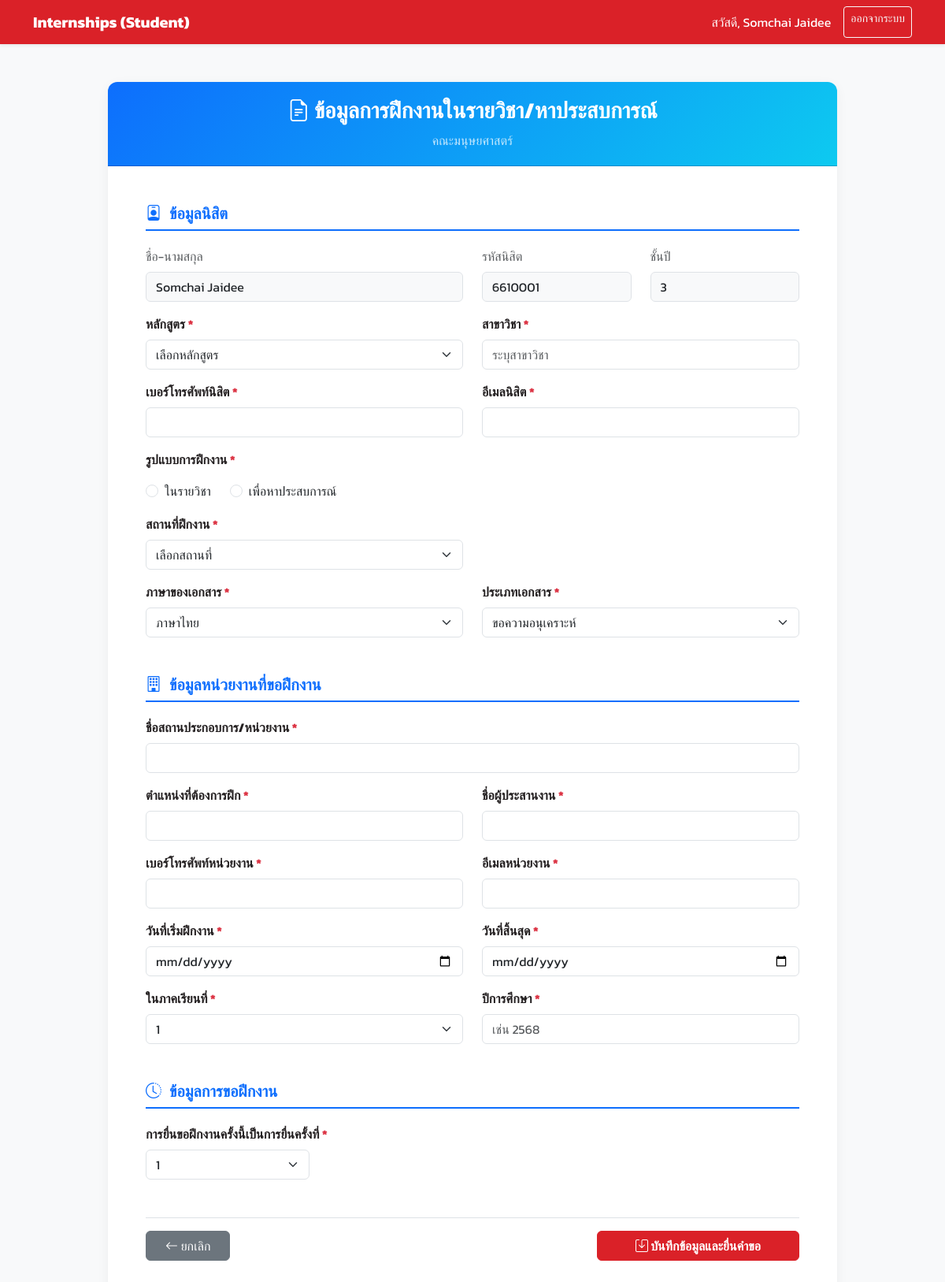
Screenshot of /student_request.php (signed in) with the database file from the repository.
### tables this page shows
CREATE TABLE `users` (
  `id` int(11) NOT NULL AUTO_INCREMENT,
  `username` varchar(50) NOT NULL UNIQUE,
  `password` varchar(255) NOT NULL,
  `role` enum('student','staff','teacher') NOT NULL,
  `first_name` varchar(100) NOT NULL,
  `last_name` varchar(100) NOT NULL,
  `title` varchar(50) DEFAULT NULL,
  `year_level` int(11) DEFAULT NULL,
  `profile_image` varchar(255) DEFAULT NULL,
  `education` text DEFAULT NULL,
  PRIMARY KEY (`id`)
);

### student_request.php (the view, shortened to what this page needs)
<?php
include 'config.php';
$student_id = $_SESSION['user_id'];
$success = false;
$user_sql = "SELECT * FROM users WHERE id = '$student_id'";
$user_res = $conn->query($user_sql);
$user_data = $user_res->fetch_assoc();
?>
<!DOCTYPE html>
<html lang="th">
<head>
    <link href="https://cdn.jsdelivr.net/npm/bootstrap@5.3.0/dist/css/bootstrap.min.css" rel="stylesheet">
    <link rel="stylesheet" href="https://cdn.jsdelivr.net/npm/bootstrap-icons@1.10.5/font/bootstrap-icons.css">
    <link rel="stylesheet" href="swu-theme.css">
</head>
<body>
<nav class="navbar navbar-expand-lg navbar-dark bg-primary shadow-sm">
  <div class="container">
    <a class="navbar-brand fw-bold" href="student_dashboard.php">Internships (Student)</a>
    <div class="d-flex">
        <span class="navbar-text text-white me-3">สวัสดี, <?= $_SESSION['name'] ?></span>
        <a href="logout.php" class="btn btn-outline-light btn-sm">ออกจากระบบ</a>
    </div>
  </div>
</nav>
<div class="container mt-5 mb-5">
    <div class="row justify-content-center">
        <div class="col-lg-10">
            <div class="card card-custom">
                <div class="card-header card-header-custom">
                    <h3 class="fw-bold mb-0 text-center"><i class="bi bi-file-earmark-text"></i> ข้อมูลการฝึกงานในรายวิชา/หาประสบการณ์</h3>
                    <p class="text-center mb-0 mt-2 opacity-75">คณะมนุษยศาสตร์</p>
                </div>
                <div class="card-body p-5">
                    <?php if($success): ?>
                        <div class="alert alert-success text-center py-4" role="alert">
                            <i class="bi bi-check-circle-fill" style="font-size: 3rem;"></i><br>
                            <h4 class="mt-3">บันทึกข้อมูลเรียบร้อยแล้ว</h4>
                            <a href="student_dashboard.php" class="btn btn-success mt-3 px-4">กลับสู่หน้าหลัก</a>
                        </div>
                    <?php else: ?>
                        <form method="POST" action="" class="needs-validation" novalidate>
                            <h5 class="form-section-title"><i class="bi bi-person-badge"></i> ข้อมูลนิสิต</h5>
                            <div class="row mb-3">
                                <div class="col-md-6">
                                    <label class="form-label text-muted">ชื่อ-นามสกุล</label>
                                    <input type="text" class="form-control bg-light" value="<?= htmlspecialchars($user_data['first_name'] . ' ' . $user_data['last_name']) ?>" readonly>
                                </div>
                                <div class="col-md-3">
                                    <label class="form-label text-muted">รหัสนิสิต</label>
                                    <input type="text" class="form-control bg-light" value="<?= htmlspecialchars($user_data['username']) ?>" readonly>
                                </div>
                                <div class="col-md-3">
                                    <label class="form-label text-muted">ชั้นปี</label>
                                    <input type="text" class="form-control bg-light" value="<?= htmlspecialchars($user_data['year_level']) ?>" readonly>
                                </div>
                            </div>
                            <div class="row mb-3">
                                <div class="col-md-6">
                                    <label class="form-label fw-bold text-dark">หลักสูตร <span class="text-danger">*</span></label>
                                    <select name="program_type" class="form-select" required>
                                        <option value="" disabled selected>เลือกหลักสูตร</option>
                                    </select>
                                </div>
                                <div class="col-md-6">
                                    <label class="form-label fw-bold text-dark">สาขาวิชา <span class="text-danger">*</span></label>
                                    <input type="text" class="form-control" name="major" required placeholder="ระบุสาขาวิชา">
                                </div>
                            </div>
                            <div class="row mb-3">
                                <div class="col-md-6">
                                    <label class="form-label fw-bold text-dark">เบอร์โทรศัพท์นิสิต <span class="text-danger">*</span></label>
                                    <input type="tel" class="form-control" name="student_phone" required>
                                </div>
                                <div class="col-md-6">
                                    <label class="form-label fw-bold text-dark">อีเมลนิสิต <span class="text-danger">*</span></label>
                                    <input type="email" class="form-control" name="student_email" required>
                                </div>
                            </div>
                            <div class="row mb-3">
                                <div class="col-md-12">
                                    <label class="form-label fw-bold text-dark">รูปแบบการฝึกงาน <span class="text-danger">*</span></label>
                                    <div class="d-flex gap-4 mt-2">
                                        <div class="form-check">
                                            <input class="form-check-input" type="radio" name="internship_type" id="type_course" value="course" required onchange="toggleCourseFields()">
                                            <label class="form-check-label" for="type_course">ในรายวิชา</label>
                                        </div>
                                        <div class="form-check">
                                            <input class="form-check-input" type="radio" name="internship_type" id="type_experience" value="experience" required onchange="toggleCourseFields()">
                                            <label class="form-check-label" for="type_experience">เพื่อหาประสบการณ์</label>
                                        </div>
                                    </div>
                                </div>
                            </div>
                            <div class="row mb-3">
                                <div class="col-md-6">
                                    <label class="form-label fw-bold text-dark">สถานที่ฝึกงาน <span class="text-danger">*</span></label>
                                    <select name="location_type" id="location_type" class="form-select" required onchange="toggleCountryField()">
                                        <option value="" disabled selected>เลือกสถานที่</option>
                                    </select>
                                </div>
                            </div>
                            <div class="row mb-4">
                                <div class="col-md-6">
                                    <label class="form-label fw-bold text-dark">ภาษาของเอกสาร <span class="text-danger">*</span></label>
                                    <select name="doc_language" class="form-select" required>
                                        <option value="thai">ภาษาไทย</option>
                                    </select>
                                </div>
                                <div class="col-md-6">
                                    <label class="form-label fw-bold text-dark">ประเภทเอกสาร <span class="text-danger">*</span></label>
                                    <select name="doc_type" class="form-select" required>
                                        <option value="consideration">ขอความอนุเคราะห์</option>
                                    </select>
                                </div>
                            </div>
                            <h5 class="form-section-title mt-5"><i class="bi bi-building"></i> ข้อมูลหน่วยงานที่ขอฝึกงาน</h5>
                            <div class="row mb-3">
                                <div class="col-md-12">
                                    <label class="form-label fw-bold text-dark">ชื่อสถานประกอบการ/หน่วยงาน <span class="text-danger">*</span></label>
                                    <input type="text" class="form-control" name="company_name" required>
                                </div>
                            </div>
                            <div class="row mb-3">
                                <div class="col-md-6">
                                    <label class="form-label fw-bold text-dark">ตำแหน่งที่ต้องการฝึก <span class="text-danger">*</span></label>
                                    <input type="text" class="form-control" name="position" required>
                                </div>
                                <div class="col-md-6">
                                    <label class="form-label fw-bold text-dark">ชื่อผู้ประสานงาน <span class="text-danger">*</span></label>
                                    <input type="text" class="form-control" name="coordinator_name" required>
                                </div>
                            </div>
                            <div class="row mb-3">
                                <div class="col-md-6">
                                    <label class="form-label fw-bold text-dark">เบอร์โทรศัพท์หน่วยงาน <span class="text-danger">*</span></label>
                                    <input type="tel" class="form-control" name="agency_phone" required>
                                </div>
                                <div class="col-md-6">
                                    <label class="form-label fw-bold text-dark">อีเมลหน่วยงาน <span class="text-danger">*</span></label>
                                    <input type="email" class="form-control" name="agency_email" required>
                                </div>
                            </div>
                            <div class="row mb-3">
                                <div class="col-md-6">
                                    <label class="form-label fw-bold text-dark">วันที่เริ่มฝึกงาน <span class="text-danger">*</span></label>
                                    <input type="date" class="form-control" name="start_date" required>
                                </div>
                                <div class="col-md-6">
                                    <label class="form-label fw-bold text-dark">วันที่สิ้นสุด <span class="text-danger">*</span></label>
                                    <input type="date" class="form-control" name="end_date" required>
                                </div>
                            </div>
                            <div class="row mb-4">
                                <div class="col-md-6">
                                    <label class="form-label fw-bold text-dark">ในภาคเรียนที่ <span class="text-danger">*</span></label>
                                    <select name="semester" class="form-select" required>
                                        <option value="1">1</option>
                                    </select>
                                </div>
                                <div class="col-md-6">
                                    <label class="form-label fw-bold text-dark">ปีการศึกษา <span class="text-danger">*</span></label>
                                    <input type="text" class="form-control" name="academic_year" required placeholder="เช่น 2568">
                                </div>
                            </div>
                            <h5 class="form-section-title mt-5"><i class="bi bi-clock-history"></i> ข้อมูลการขอฝึกงาน</h5>
                            <div class="row mb-3">
                                <div class="col-md-12">
                                    <label class="form-label fw-bold text-dark">การยื่นขอฝึกงานครั้งนี้เป็นการยื่นครั้งที่ <span class="text-danger">*</span></label>
                                    <select name="attempt_number" id="attempt_number" class="form-select w-25" required onchange="toggleAttemptFields()">
                                        <option value="1">1</option>
                                    </select>
                                </div>
                            </div>
                            <div class="d-flex justify-content-between mt-5 pt-3 border-top">
                                <a href="student_dashboard.php" class="btn btn-secondary px-4"><i class="bi bi-arrow-left"></i> ยกเลิก</a>
                                <button type="submit" class="btn btn-primary fw-bold px-5"><i class="bi bi-save"></i> บันทึกข้อมูลและยื่นคำขอ</button>
                            </div>
                        </form>
                    <?php endif; ?>
                </div>
            </div>
        </div>
    </div>
</div>
</body>
</html>

### swu-theme.css (style rules this page uses)
:root { --swu-red: #DA2128; --swu-red-hover: #b01820; --swu-grey: #636466; --swu-dark: #231F20; --bs-primary: #DA2128; --bs-primary-rgb: 218, 33, 40; --bs-secondary: #636466; --bs-secondary-rgb: 99, 100, 102; --bs-dark: #231F20; --bs-dark-rgb: 35, 31, 32; --bs-link-color: #DA2128; --bs-link-hover-color: #b01820; }
.btn-primary { --bs-btn-bg: var(--swu-red); --bs-btn-border-color: var(--swu-red); --bs-btn-hover-bg: var(--swu-red-hover); --bs-btn-hover-border-color: var(--swu-red-hover); --bs-btn-focus-shadow-rgb: 218, 33, 40; --bs-btn-active-bg: var(--swu-red-hover); --bs-btn-active-border-color: var(--swu-red-hover); }
.bg-primary { background-color: var(--swu-red) !important; }

### student_request.php (style rules this page uses)
body { font-family: 'Kanit', sans-serif; background-color: #f8f9fa; }
.form-section-title { border-bottom: 2px solid #0d6efd; padding-bottom: 8px; margin-bottom: 20px; color: #0d6efd; font-weight: 600; display: flex; align-items: center; }
.form-section-title i { margin-right: 10px; }
.card-custom { border-radius: 12px; overflow: hidden; border: none; box-shadow: 0 4px 15px rgba(0,0,0,0.05); }
.card-header-custom { background: linear-gradient(135deg, #0d6efd, #0dcaf0); color: white; padding: 20px; }

### rows the page displays
users: first_name+last_name "Somchai Jaidee", username "6610001", year_level "3"

### other values shown
$_SESSION['name'] "Somchai Jaidee"
